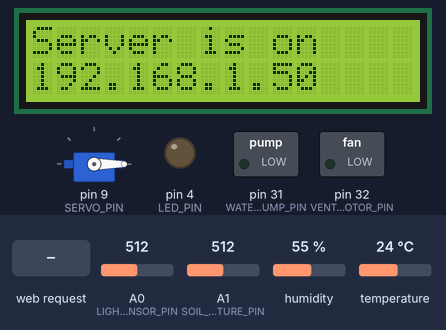
The sketch below on a simulated Arduino Mega 2560, built with avr-gcc and run on an emulated ATmega2560. On the bench: servo, 16×2 character LCD, switched loads named in the sketch (green lamp = pin HIGH), output pins drawn as LEDs (lit = HIGH). Inputs (shaded band) come from the test bench; at power-on: A0 (LIGHT_SENSOR_PIN) = 512, A1 (SOIL_MOISTURE_PIN) = 512, humidity 55 %, temperature 24 °C. WiFi joins after 1.5 s; servers stay silent unless stated; what the sketch prints to the serial monitor is not drawn.

Above: at 2.7 s.
2.8 s: HTTP request GET /pump/on received
At 3.3 s:
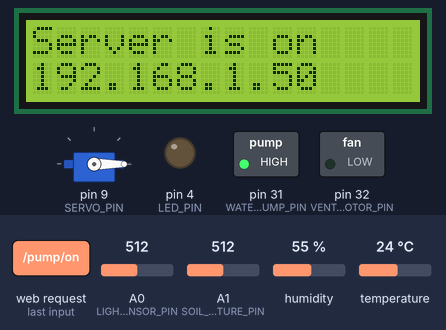
4.3 s: HTTP request GET /led/on received
At 6.1 s:
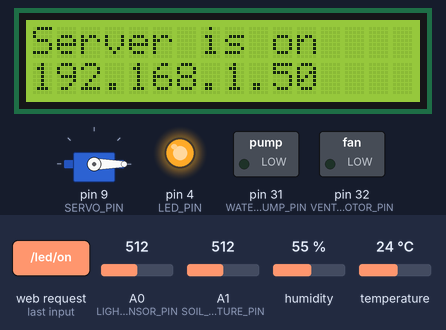
7.3 s: HTTP request GET /ventilation/on received
At 8.5 s:
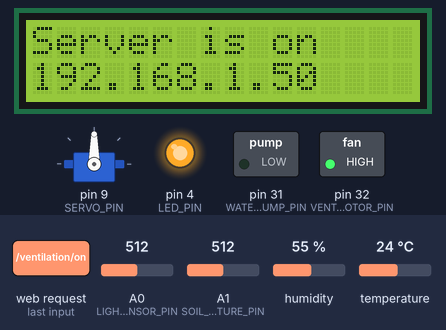
8.8 s: HTTP request GET /led/off received
At 9.1 s:
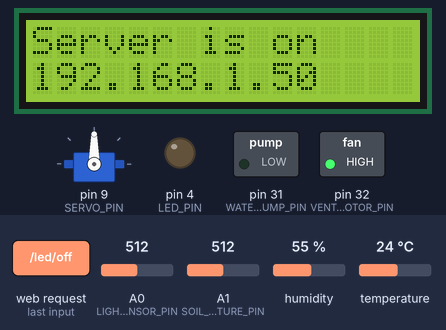
10.3 s: HTTP request GET /pump/on received
At 11.4 s:
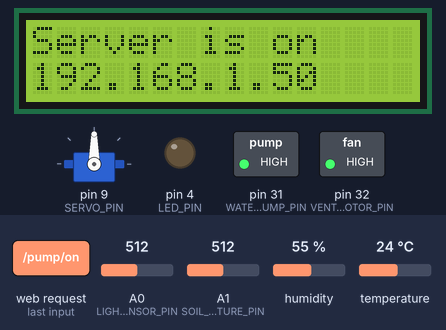
Timing chart, 0 to 14.8 s (numbered marks = the images above; inputs shaded):
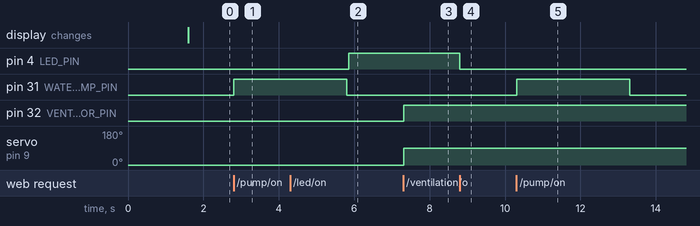

Measured:
- after the input at 2.8 s, pin 31 (WATER_PUMP_PIN): LOW → HIGH at once
- after the input at 4.3 s, pin 4 (LED_PIN): LOW → HIGH after 1.6 s
- after the input at 7.3 s, pin 32 (VENTILATION_MOTOR_PIN): LOW → HIGH at once; servo on pin 9 (SERVO_PIN): 0° → 90° at once
- after the input at 8.8 s, pin 4 (LED_PIN): HIGH → LOW at once
- after the input at 10.3 s, pin 31 (WATER_PUMP_PIN): LOW → HIGH at once, → LOW 3.0 s later

The sketch:

sketch_sep25a.ino
```cpp
#include <Wire.h>
#include <LiquidCrystal_I2C.h>
#include "WiFiEsp.h"
#include <DHT.h>
#include <Servo.h>

LiquidCrystal_I2C lcd(0x27, 16, 2);

// Hardware Serial이 없으면 SoftwareSerial 사용
#ifndef HAVE_HWSERIAL1
#include "SoftwareSerial.h"
SoftwareSerial Serial2(0, 1); // RX, TX
#endif

// Wi-Fi 네트워크 정보
char ssid[] = "doji";            // 네트워크 SSID (이름)
char pass[] = "123456788";       // 네트워크 비밀번호
int status = WL_IDLE_STATUS;    // Wi-Fi 라디오의 상태
int reqCount = 0;               // 수신한 요청 수

WiFiEspServer server(80);       // Wi-Fi 서버 포트 80으로 설정

// 센서 및 핀 설정
#define DHTPIN 12               // DHT 센서가 연결된 핀
#define DHTTYPE DHT11           // DHT 11 (DHT22 사용 시 DHT22로 변경)
DHT dht(DHTPIN, DHTTYPE);

#define SOIL_MOISTURE_PIN A1    // 토양 습도 센서 핀
#define LIGHT_SENSOR_PIN A0     // 조도 센서 핀
#define WATER_PUMP_PIN 31       // 물 펌프 핀
#define LED_PIN 4               // LED 핀
#define VENTILATION_MOTOR_PIN 32 // 환기 모터 핀

Servo ventilationServo;         // 서보 모터 객체 생성
#define SERVO_PIN 9             // 서보 모터 핀

void setup() {
  // 시리얼 통신 설정
  Serial.begin(115200);
  Serial2.begin(9600);
  WiFi.init(&Serial2);

  // Wi-Fi 쉴드가 있는지 확인
  if (WiFi.status() == WL_NO_SHIELD) {
    Serial.println("WiFi shield not present");
    while (true);
  }

  // Wi-Fi 네트워크에 연결 시도
  while (status != WL_CONNECTED) {
    Serial.print("Attempting to connect to WPA SSID: ");
    Serial.println(ssid);
    status = WiFi.begin(ssid, pass);
  }

  // 네트워크 연결 완료 메시지
  Serial.println("Connected to network");
  printWifiStatus();
  server.begin();               // 서버 시작
  dht.begin();                  // DHT 센서 시작

  // 핀 모드 설정
  pinMode(WATER_PUMP_PIN, OUTPUT);
  digitalWrite(WATER_PUMP_PIN, LOW);
  pinMode(LED_PIN, OUTPUT);
  digitalWrite(LED_PIN, LOW);
  pinMode(VENTILATION_MOTOR_PIN, OUTPUT);
  digitalWrite(VENTILATION_MOTOR_PIN, LOW);

  // 서보 모터 초기화 및 초기 위치 설정
  ventilationServo.attach(SERVO_PIN);
  ventilationServo.write(0);

  // LCD 초기화
  lcd.init();
  lcd.backlight();
  lcd.setCursor(0, 0);
  lcd.print("Server is on");
  lcd.setCursor(0, 1);
  lcd.print(WiFi.localIP());
}

void loop() {
  // 클라이언트가 있는지 확인
  WiFiEspClient client = server.available();
  if (client) {
    Serial.println("New client");
    boolean currentLineIsBlank = true;
    String currentLine = "";
    while (client.connected()) {
      if (client.available()) {
        char c = client.read();
        Serial.write(c);
        currentLine += c;

        // 빈 줄이 있으면 응답 전송
        if (c == '\n' && currentLineIsBlank) {
          Serial.println("Sending response");

          // DHT 센서에서 온도 및 습도 읽기
          float humidity = dht.readHumidity();
          float temperature = dht.readTemperature();

          // 센서 읽기 실패 시 메시지 출력
          if (isnan(humidity) || isnan(temperature)) {
            Serial.println("Failed to read from DHT sensor!");
            break;
          }

          // 토양 습도 및 조도 센서 읽기
          int soilMoistureValue = analogRead(SOIL_MOISTURE_PIN);
          float soilMoisturePercent = map(soilMoistureValue, 0, 1023, 100, 0);
          int lightSensorValue = analogRead(LIGHT_SENSOR_PIN);
          int lightLevel = map(lightSensorValue, 0, 1023, 100, 0);

          // HTTP 응답 작성 및 전송
          client.print(
            "HTTP/1.1 200 OK\r\n"
            "Content-Type: text/html\r\n"
            "Connection: close\r\n"
            "Refresh: 5\r\n"
            "\r\n");
          client.print("<!DOCTYPE HTML>\r\n");
          client.print("<html>\r\n");
          client.print("<h1>Kid's Farm Sensor Information!</h1>\r\n");
          client.print("Requests received: ");
          client.print(++reqCount);
          client.print("<br>\r\n");
          client.print("Temperature: ");
          client.print(temperature);
          client.print(" *C<br>\r\n");
          client.print("Humidity: ");
          client.print(humidity);
          client.print(" %<br>\r\n");
          client.print("Soil Moisture: ");
          client.print(soilMoisturePercent);
          client.print(" %<br>\r\n");
          client.print("Light Level: ");
          client.print(lightLevel);
          client.print("<br>\r\n");
          client.print("</html>\r\n");
          break;
        }

        // 줄 바꿈 확인
        if (c == '\n') {
          currentLineIsBlank = true;
        } else if (c != '\r') {
          currentLineIsBlank = false;
        }
      }

      // URL 요청 처리
      if (currentLine.endsWith("GET /pump/on")) {
        digitalWrite(WATER_PUMP_PIN, HIGH);
        delay(3000);
        digitalWrite(WATER_PUMP_PIN, LOW);
      }
      if (currentLine.endsWith("GET /pump/off")) {
        digitalWrite(WATER_PUMP_PIN, LOW);
      }
      if (currentLine.endsWith("GET /led/on")) {
        digitalWrite(LED_PIN, HIGH);
      }
      if (currentLine.endsWith("GET /led/off")) {
        digitalWrite(LED_PIN, LOW);
      }
      if (currentLine.endsWith("GET /ventilation/on")) {
        digitalWrite(VENTILATION_MOTOR_PIN, HIGH);
        ventilationServo.write(90);
      }
      if (currentLine.endsWith("GET /ventilation/off")) {
        digitalWrite(VENTILATION_MOTOR_PIN, LOW);
        ventilationServo.write(0);
      }
    }

    client.stop();
    Serial.println("Client disconnected");
  }
}

// Wi-Fi 상태 출력
void printWifiStatus() {
  Serial.print("SSID: ");
  Serial.println(WiFi.SSID());
  IPAddress ip = WiFi.localIP();
  Serial.print("IP Address: ");
  Serial.println(ip);
  Serial.print("To see this page in your browser, type http://");
  Serial.println(ip);
  Serial.println();
}
```
